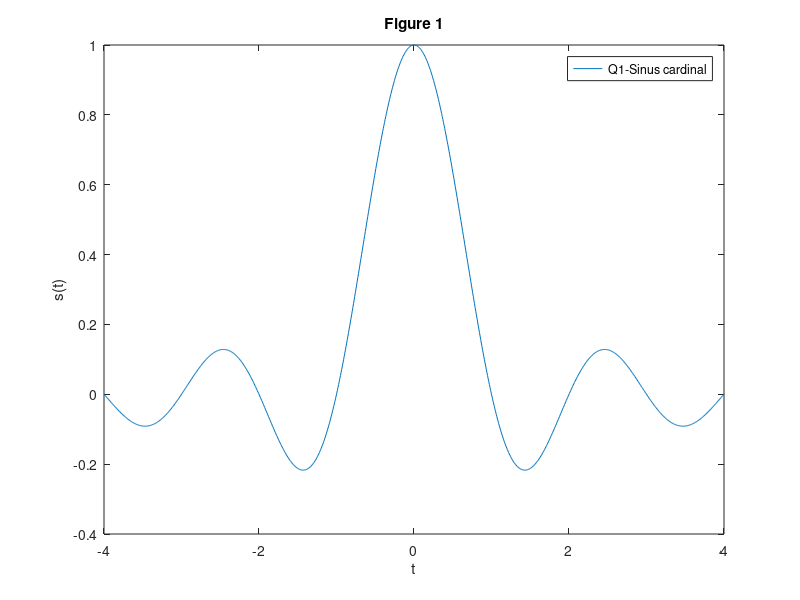
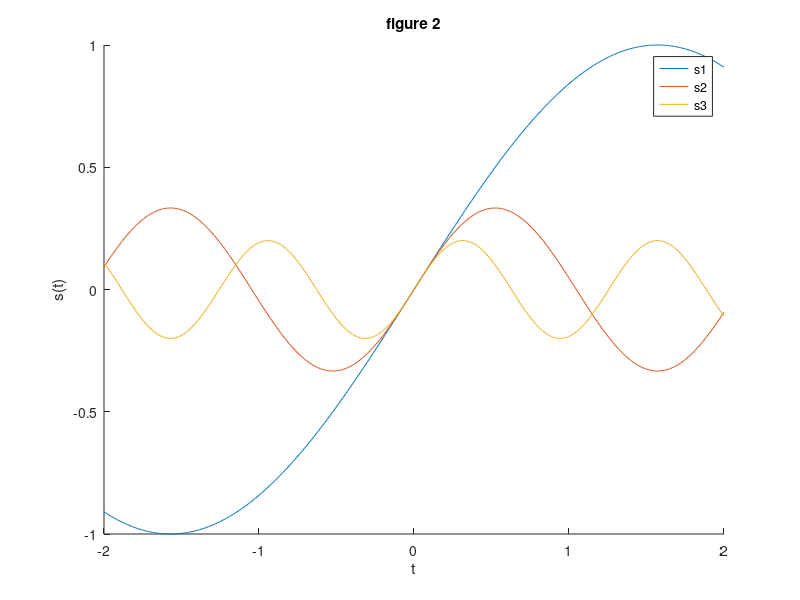
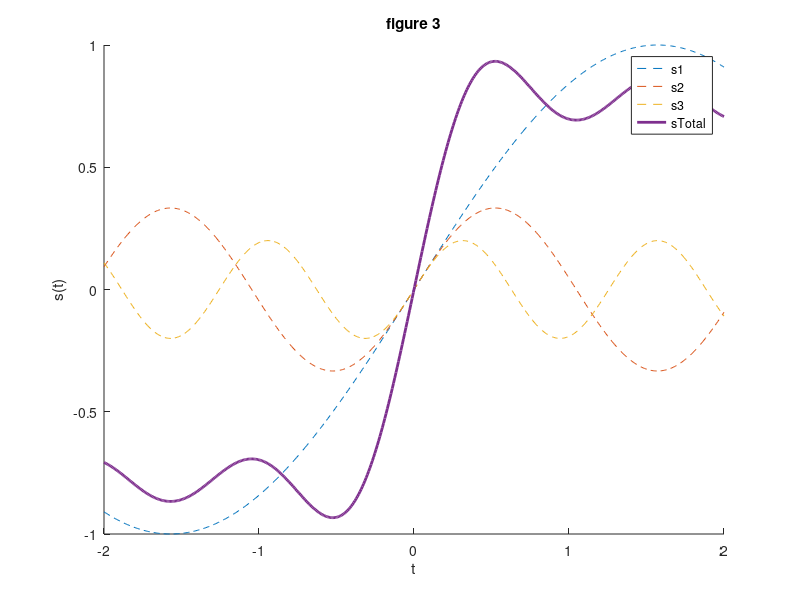
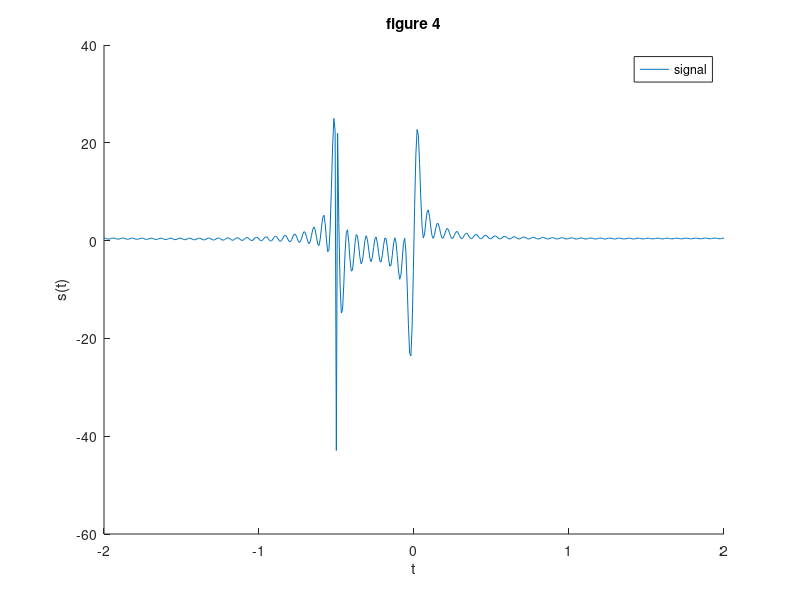

Source code (MATLAB) for these figures, in order: (Note: this script raises an error after producing the figures.)
%Exercice I
%1
t = linspace(-4,4,1000);
signal = zeros(1000,1);
for i = 1:1000
    val = sin(pi*t(i))/(pi*t(i));
    signal(i)=val;
end
figure(1);
plot(t,signal);
hold on;
xlabel('t');
ylabel('s(t)');
title('Figure 1');
legend('Q1-Sinus cardinal');
hold off;

%----------------------------------------------------------
%2

t = linspace(-2,2,500);
s1 = zeros(500,1);
s2 = zeros(500,1);
s3 = zeros(500,1);
for i = 1:500
    s1(i) = sin(t(i));
    s2(i) = sin(3*t(i))/3;
    s3(i) = sin(5*t(i))/5;
end
figure(2)
hold on;
plot(t,s1);
plot(t,s2);
plot(t,s3);
legend('s1','s2','s3');
xlabel('t');
ylabel('s(t)');
title('figure 2');
hold off;

%----------------------------------------------------------
%3
t = linspace(-2,2,500);
s1 = zeros(500,1);
s2 = zeros(500,1);
s3 = zeros(500,1);
stotal = zeros(500,1);
for i = 1:500
    s1(i) = sin(t(i));
    s2(i) = sin(3*t(i))/3;
    s3(i) = sin(5*t(i))/5;
    stotal(i) = s1(i) + s2(i) + s3(i);
end
figure(3)
hold on;
plot(t,s1,'--');
plot(t,s2,'--');
plot(t,s3,'--');
plot(t,stotal,'LineWidth',2);
legend('s1','s2','s3','sTotal');
xlabel('t');
ylabel('s(t)');
title('figure 3');
hold off;

%----------------------------------------------------------
%4
%j allant de 0 a 50
t = linspace(-2,2,500);
signal = zeros(500,1);
for i = 1:500
    sommeInterne = 0;
    for j = 1:50
        sommeInterne = sommeInterne + sin((2*j+1)*t(i))/(2*t(i)+1);
    end
    signal(i) = 0.5 + (2/pi)*sommeInterne;
end
figure(4)
hold on;
plot(t,signal);
legend('signal');
xlabel('t');
ylabel('s(t)');
title('figure 4');
hold off;

%j allant de 0 a 500
t = linspace(-2,2,500);
signal = zeros(500,1);
for i = 1:500
    sommeInterne = 0;
    for j = 1:500
        sommeInterne = sommeInterne + sin((2*j+1)*t(i))/(2*t(i)+1);
    end
    signal(i) = 0.5 + (2/pi)*sommeInterne;
end
figure(5)
hold on;
plot(t,signal);
legend('signal');
xlabel('t');
ylabel('s(t)');
title('figure 5');
hold off;

%----------------------------------------------------------

%Exercice II
%1
%TODO

%----------------------------------------------------------
%2
t20 = linspace(0,1,20);
t75 = linspace(0,1,75);
t100 = linspace(0,1,100);
t160 = linspace(0,1,160);
t180 = linspace(0,1,180);
t330 = linspace(0,1,330);

s20 = zeros(20,1);
s75 = zeros(75,1);
s100 = zeros(100,1);
s160 = zeros(160,1);
s180 = zeros(180,1);
s330 = zeros(330,1);

for i = 1:20
   s20(i) = 2*sin(165*pi*t20(i)) + 13 * cos(6*pi*t20(i)) - 3 * cos(80*pi*t20(i));
end

for i = 1:75
   s75(i) = 2*sin(165*pi*t75(i)) + 13 * cos(6*pi*t75(i)) - 3 * cos(80*pi*t75(i));
end

for i = 1:100
   s100(i) = 2*sin(165*pi*t100(i)) + 13 * cos(6*pi*t100(i)) - 3 * cos(80*pi*t100(i));
end

for i = 1:160
   s160(i) = 2*sin(165*pi*t160(i)) + 13 * cos(6*pi*t160(i)) - 3 * cos(80*pi*t160(i));
end

for i = 1:180
   s180(i) = 2*sin(165*pi*t180(i)) + 13 * cos(6*pi*t180(i)) - 3 * cos(80*pi*t180(i));
end

for i = 1:330
   s330(i) = 2*sin(165*pi*t330(i)) + 13 * cos(6*pi*t330(i)) - 3 * cos(80*pi*t330(i));
end

figure(6)
hold on;
subplot(7,1,2);
plot(t20,s20);
xlabel('t');
ylabel('s(t)');
suptitle('figure 6');
subplot(7,1,3);
plot(t75,s75);
xlabel('t');
ylabel('s(t)');

subplot(7,1,4);
plot(t100,s100);
xlabel('t');
ylabel('s(t)');

subplot(7,1,5);
plot(t160,s160);
xlabel('t');
ylabel('s(t)');

subplot(7,1,6);
plot(t180,s180);
xlabel('t');
ylabel('s(t)');

subplot(7,1,7);
plot(t330,s330);
xlabel('t');
ylabel('s(t)');
hold off;

